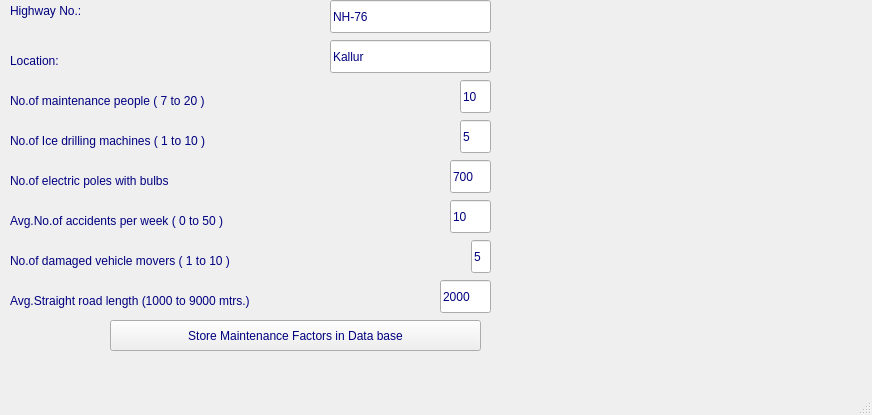
<?xml version="1.0" encoding="UTF-8"?>
<ui version="4.0">
 <class>MainWindow</class>
 <widget class="QMainWindow" name="MainWindow">
  <property name="geometry">
   <rect>
    <x>0</x>
    <y>0</y>
    <width>872</width>
    <height>415</height>
   </rect>
  </property>
  <property name="windowTitle">
   <string>maintenance Factors per 10 milels stretch</string>
  </property>
  <property name="styleSheet">
   <string notr="true">color: rgb(0, 0, 127);
font: 75 12pt &quot;MS Shell Dlg 2&quot;;</string>
  </property>
  <widget class="QWidget" name="centralwidget">
   <widget class="QPushButton" name="pushButton">
    <property name="geometry">
     <rect>
      <x>110</x>
      <y>320</y>
      <width>371</width>
      <height>31</height>
     </rect>
    </property>
    <property name="text">
     <string>Store Maintenance Factors in Data base</string>
    </property>
   </widget>
   <widget class="QLineEdit" name="lineEdit_3">
    <property name="geometry">
     <rect>
      <x>330</x>
      <y>40</y>
      <width>161</width>
      <height>33</height>
     </rect>
    </property>
    <property name="text">
     <string>Kallur</string>
    </property>
   </widget>
   <widget class="QLineEdit" name="lineEdit_4">
    <property name="geometry">
     <rect>
      <x>460</x>
      <y>80</y>
      <width>31</width>
      <height>33</height>
     </rect>
    </property>
    <property name="text">
     <string>10</string>
    </property>
   </widget>
   <widget class="QLineEdit" name="lineEdit_5">
    <property name="geometry">
     <rect>
      <x>460</x>
      <y>120</y>
      <width>31</width>
      <height>33</height>
     </rect>
    </property>
    <property name="text">
     <string>5</string>
    </property>
   </widget>
   <widget class="QLineEdit" name="lineEdit_6">
    <property name="geometry">
     <rect>
      <x>450</x>
      <y>160</y>
      <width>41</width>
      <height>33</height>
     </rect>
    </property>
    <property name="text">
     <string>700</string>
    </property>
   </widget>
   <widget class="QLabel" name="label_3">
    <property name="geometry">
     <rect>
      <x>10</x>
      <y>50</y>
      <width>91</width>
      <height>21</height>
     </rect>
    </property>
    <property name="text">
     <string>Location:</string>
    </property>
   </widget>
   <widget class="QLabel" name="label_4">
    <property name="geometry">
     <rect>
      <x>10</x>
      <y>90</y>
      <width>341</width>
      <height>21</height>
     </rect>
    </property>
    <property name="text">
     <string>No.of maintenance people ( 7 to 20 )</string>
    </property>
   </widget>
   <widget class="QLabel" name="label_5">
    <property name="geometry">
     <rect>
      <x>10</x>
      <y>170</y>
      <width>421</width>
      <height>21</height>
     </rect>
    </property>
    <property name="text">
     <string>No.of electric poles with bulbs</string>
    </property>
   </widget>
   <widget class="QLabel" name="label_6">
    <property name="geometry">
     <rect>
      <x>10</x>
      <y>130</y>
      <width>371</width>
      <height>21</height>
     </rect>
    </property>
    <property name="text">
     <string>No.of Ice drilling machines ( 1 to 10 )</string>
    </property>
   </widget>
   <widget class="QLabel" name="label_2">
    <property name="geometry">
     <rect>
      <x>10</x>
      <y>210</y>
      <width>371</width>
      <height>21</height>
     </rect>
    </property>
    <property name="text">
     <string>Avg.No.of accidents per week ( 0 to 50 )</string>
    </property>
   </widget>
   <widget class="QLineEdit" name="lineEdit_2">
    <property name="geometry">
     <rect>
      <x>450</x>
      <y>200</y>
      <width>41</width>
      <height>33</height>
     </rect>
    </property>
    <property name="text">
     <string>10</string>
    </property>
   </widget>
   <widget class="QLineEdit" name="lineEdit_9">
    <property name="geometry">
     <rect>
      <x>330</x>
      <y>0</y>
      <width>161</width>
      <height>33</height>
     </rect>
    </property>
    <property name="text">
     <string>NH-76</string>
    </property>
   </widget>
   <widget class="QLabel" name="label_7">
    <property name="geometry">
     <rect>
      <x>10</x>
      <y>0</y>
      <width>111</width>
      <height>21</height>
     </rect>
    </property>
    <property name="text">
     <string>Highway No.:</string>
    </property>
   </widget>
   <widget class="QLineEdit" name="lineEdit_7">
    <property name="geometry">
     <rect>
      <x>440</x>
      <y>280</y>
      <width>51</width>
      <height>33</height>
     </rect>
    </property>
    <property name="text">
     <string>2000</string>
    </property>
   </widget>
   <widget class="QLabel" name="label_9">
    <property name="geometry">
     <rect>
      <x>10</x>
      <y>290</y>
      <width>421</width>
      <height>21</height>
     </rect>
    </property>
    <property name="text">
     <string>Avg.Straight road length (1000 to 9000 mtrs.)</string>
    </property>
   </widget>
   <widget class="QLabel" name="label_11">
    <property name="geometry">
     <rect>
      <x>10</x>
      <y>250</y>
      <width>391</width>
      <height>21</height>
     </rect>
    </property>
    <property name="text">
     <string>No.of damaged vehicle movers ( 1 to 10 )</string>
    </property>
   </widget>
   <widget class="QLineEdit" name="lineEdit_11">
    <property name="geometry">
     <rect>
      <x>471</x>
      <y>240</y>
      <width>20</width>
      <height>33</height>
     </rect>
    </property>
    <property name="text">
     <string>5</string>
    </property>
   </widget>
  </widget>
  <widget class="QStatusBar" name="statusbar"/>
 </widget>
 <resources/>
 <connections/>
</ui>
